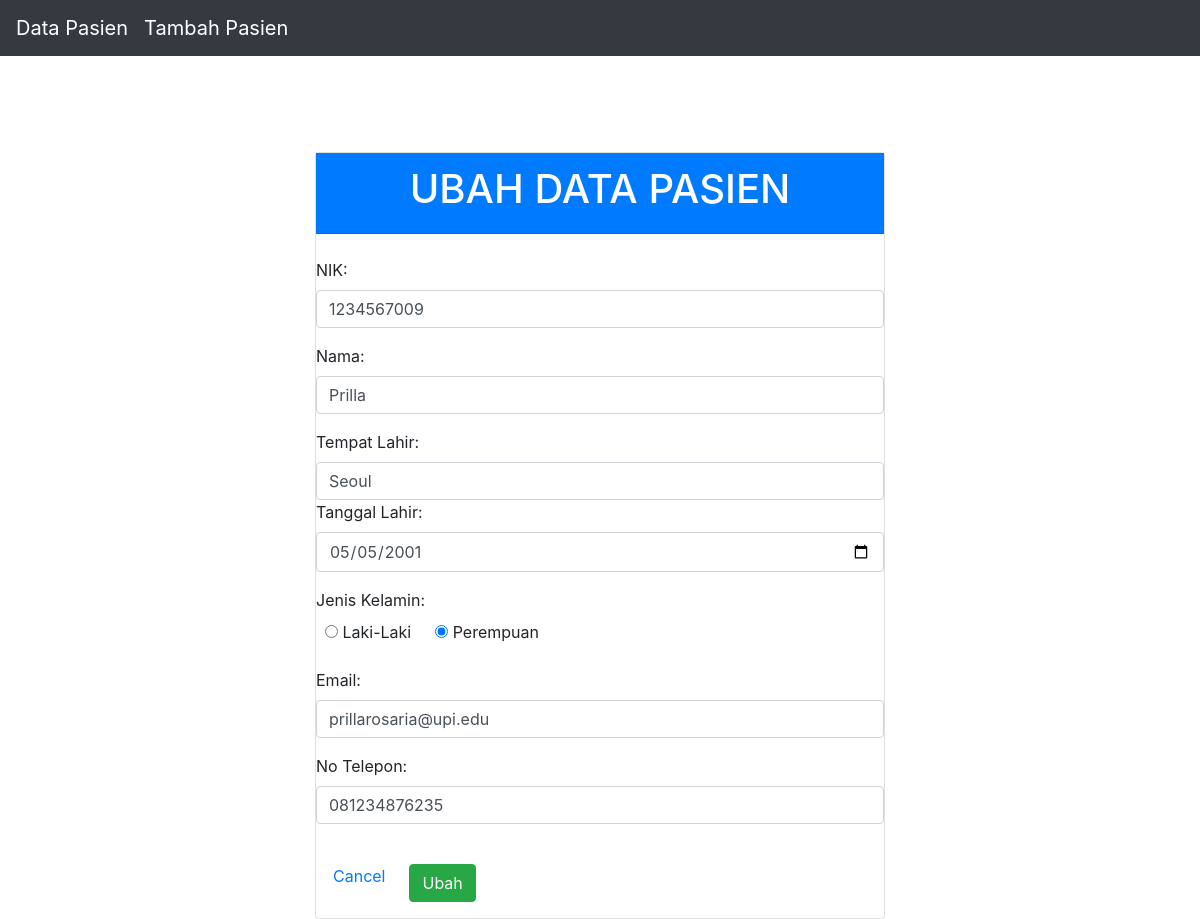
Page /source_code/form.php?id_edit=4 on the committed database.
### tables this page shows
CREATE TABLE `pasien` (
  `id` int(11) NOT NULL,
  `nik` varchar(100) NOT NULL,
  `nama` varchar(100) NOT NULL,
  `tempat` varchar(100) NOT NULL,
  `tl` varchar(100) NOT NULL,
  `gender` varchar(10) NOT NULL,
  `email` varchar(100) NOT NULL,
  `telp` varchar(100) NOT NULL
);

### source_code/presenter/ProsesPasien.php (called while the page is built, shortened)
<?php
class ProsesPasien implements KontrakPasienPresenter
{
	private $tabelpasien;
	private $data = [];
	function __construct()
	{
		try {
			$db_host = "localhost";
			$db_user = "root";
			$db_password = "";
			$db_name = "mvp_01";
			$this->tabelpasien = new TabelPasien($db_host, $db_user, $db_password, $db_name);
			$this->data = array();
		} catch (Exception $e) {
			echo "wiw error" . $e->getMessage();
		}
	}
	function prosesDataPasien()
	{
		try {
			$this->tabelpasien->open();
			$this->tabelpasien->getPasien();
			while ($row = $this->tabelpasien->getResult()) {
				$this->data[] = $row;
			}
		} catch (Exception $e) {
			echo "wiw error part 2" . $e->getMessage();
		}
	}
	function getNik($i)
	{
		return $this->data[$i]['nik'];
	}
	function getNama($i)
	{
		return $this->data[$i]['nama'];
	}
	function getEmail($i)
	{
		return $this->data[$i]['email'];
	}
	function getTelp($i)
	{
		return $this->data[$i]['telp'];
	}
	function getTempat($i)
	{
		return $this->data[$i]['tempat'];
	}
	function getTl($i)
	{
		return $this->data[$i]['tl'];
	}
	function getGender($i)
	{
		return $this->data[$i]['gender'];
	}
}

### source_code/model/DB.class.php (called while the page is built, shortened)
<?php
class DB
{
	var $db_host = '';
	var $db_user = '';
	var $db_password = '';
	var $db_name = '';
	var $db_link = '';
	function __construct($db_host = '', $db_user = '', $db_password = '', $db_name = '')
	{
		$this->db_host = $db_host;
		$this->db_user = $db_user;
		$this->db_password = $db_password;
		$this->db_name = $db_name;
	}
	function open()
	{
		$this->db_link = mysqli_connect($this->db_host, $this->db_user, $this->db_password, $this->db_name);
	}
	function execute($query = "")
	{
		$this->result = mysqli_query($this->db_link, $query);
		return $this->result;
	}
}

### source_code/model/TabelPasien.class.php (called while the page is built, shortened)
<?php
class TabelPasien extends DB
{
	function getPasien()
	{
		$query = "SELECT * FROM pasien";
		return $this->execute($query);
	}
}

### source_code/view/FormPasien.php (the view, shortened to what this page needs)
<?php
include_once("presenter/ProsesPasien.php");
class FormPasien implements KontrakFormPasienView
{
    private $prosespasien;
    function __construct()
    {
        $this->prosespasien = new ProsesPasien();
    }
    function tampilSunting($id)
    {
        $this->prosespasien->prosesDataPasien();
        $data = '<form method="post" action="form.php">
            <br><br>
            <div class="card">
                <input type="text" name="id" class="form-control" value="' . $this->prosespasien->getId($id) . '" hidden />
                <div class="card-header bg-primary">
                    <h1 class="text-white text-center"> UBAH DATA PASIEN </h1>
                </div><br>
                <div class="form-group">
                <label> NIK: </label>
                <input type="text" name="nik" class="form-control" value="' . $this->prosespasien->getNik($id) . '" required />
                </div>
                <div class="form-group">
                <label> Nama: </label>
                <input type="text" name="nama" class="form-control" value="' . $this->prosespasien->getNama($id) . '" required />
                </div>
                <div class="form-group">
                <label> Tempat Lahir: </label>
                <input type="text" name="tempat" class="form-control" value="' . $this->prosespasien->getTempat($id) . '" required />
                <div>
                <div class="form-group">
                <label> Tanggal Lahir: </label>
                <input type="date" name="tl" class="form-control" value="' . $this->prosespasien->getTl($id) . '" required />
                </div>
                <div class="form-group">
                <label> Jenis Kelamin: </label>
                <div class = "row">
                <div class="form-radio px-4"> ';
        if ($this->prosespasien->getGender($id) == "Laki-laki") {
            $data .= '
                <input class="form-radio-input" type="radio" name="gender" id="gender1" value="Laki-laki" checked>';
        } else {
            $data .= '
                <input class="form-radio-input" type="radio" name="gender" id="gender1" value="Laki-laki">';
        }
        $data .= '
                <label class="form-radio-label" for="gender1">
                    Laki-Laki
                </label>
                </div>
                <div class="form-radio">';
        if ($this->prosespasien->getGender($id) == "Perempuan") {
            $data .=
                '
            <input class="form-radio-input" type="radio" name="gender" id="gender2" value="Perempuan" checked>
            ';
        } else {
            $data .= '
            <input class="form-radio-input" type="radio" name="gender" id="gender2" value="Perempuan">
            ';
        }
        $data .= '<label class="form-radio-label" for="gender2">
                    Perempuan
                </label>
                </div>
                </div>
                </div>
                <div class="form-group">
                <label> Email: </label>
                <input type="email" name="email" class="form-control" value="' . $this->prosespasien->getEmail($id) . '" required />
                </div>
                <div class="form-group">
                <label> No Telepon: </label>
                <input type="text" name="telp" class="form-control" value="' . $this->prosespasien->getTelp($id) . '" required />
                </div>
                </br>
                <div class= "row px-2">
                <a class="mx-4" type="submit" name="cancel" href="index.php"> Cancel </a><br>
                <button class="btn btn-success " type="submit" name="edit"> Ubah </button><br>
                </div>
            </div>
        </form>';
    }
}

### rows in the picture
pasien: nik "1234567009", nama "Prilla", tempat "Seoul", tl "05/05/2001", email "prillarosaria@upi.edu", telp "081234876235"

### other values in the picture
$this->content "Data Pasien Tambah Pasien"
